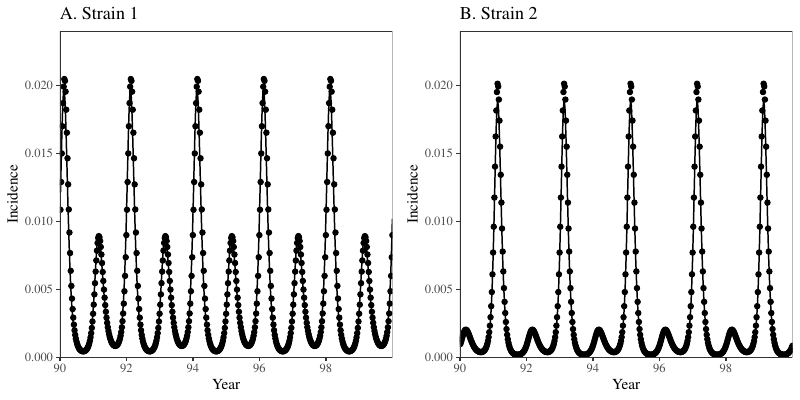

This figure's R source:
library(dplyr)
library(deSolve)
library(ggplot2); theme_set(theme_bw(base_family="Times"))
library(egg)
source("../R/simulate.R")
source("../R/nllfun.R")

load("../fit/fit_same_R0_theta.rda")

ss_boosting <- simulate_model() %>%
    filter(time/52 > 90)

cc <- coef(fit_same_R0_theta)

ss_leaky <- simulate_model(R01=exp(cc[["log.R0"]]),
                           R02=exp(cc[["log.R0"]]),
                           theta1=plogis(cc[["logit.theta"]]),
                           theta2=plogis(cc[["logit.theta"]]),
                           delta=exp(cc[["log.delta"]]),
                           rho12=plogis(cc[["logit.rho12"]]),
                           rho21=plogis(cc[["logit.rho21"]]),
                           model=model_leaky) %>%
    filter(time/52 > 90)

scale <- calculate_scale(ss_boosting$incidence1, ss_boosting$incidence2,
                         ss_leaky$incidence1, ss_leaky$incidence2)

g1 <- ggplot(ss_boosting) +
    geom_point(aes(time/52, incidence1)) +
    geom_line(data=ss_leaky, aes(time/52, exp(scale)*incidence1)) +
    scale_x_continuous("Year", expand=c(0, 0), limits=c(90, 100), breaks=c(90, 92, 94, 96, 98)) +
    scale_y_continuous("Incidence", expand=c(0, 0), limits=c(0, 0.024)) +
    ggtitle("A. Strain 1") +
    theme(
        panel.grid = element_blank()
    )

g2 <- ggplot(ss_boosting) +
    geom_point(aes(time/52, incidence2)) +
    geom_line(data=ss_leaky, aes(time/52, exp(scale)*incidence2)) +
    scale_x_continuous("Year", expand=c(0, 0), limits=c(90, 100), breaks=c(90, 92, 94, 96, 98)) +
    scale_y_continuous("Incidence", expand=c(0, 0), limits=c(0, 0.024)) +
    ggtitle("B. Strain 2") +
    theme(
        panel.grid = element_blank()
    )

gcomb <- ggarrange(g1, g2, nrow=1, draw=FALSE)

ggsave("figure_fit_same_R0_theta.pdf", gcomb, width=8, height=4)
